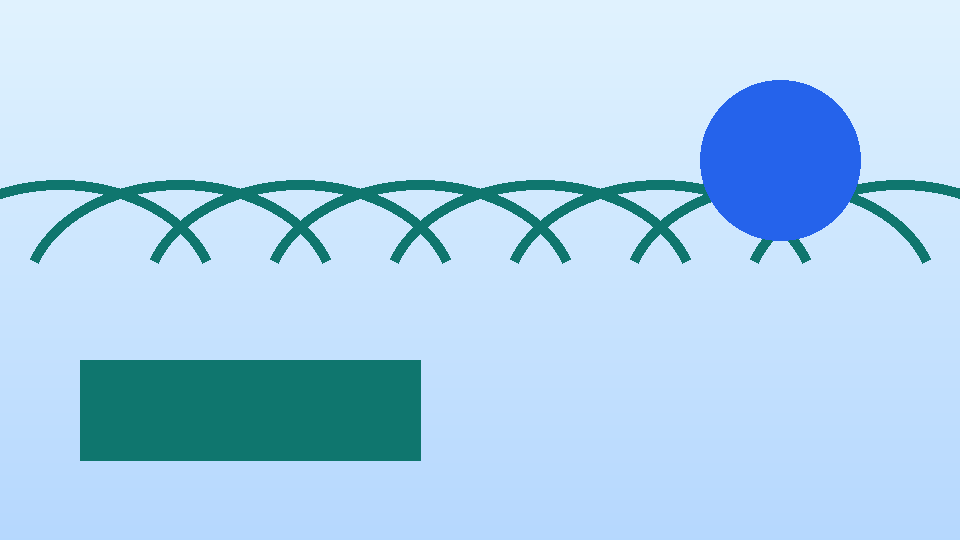
#> input picture Tools/Agent/V1/STP11-6-2026/universal-presentation-design/asset-example-image.png, 960 x 540 px
$ python -i tools-imagekit-plan.py   (imports and definitions only)
#> lines starting #> are read from the running program, lines starting #| are printed output that depends on the picture
#> further down, picture is the input picture: PIL image 960x540 RGB; mean R, G, B 176.8, 212.3, 238
"""imagekit plan: brief interpretation, prompt architecture, specs, composition,
art direction, style guides, reference analysis and palette development.

Every handler returns {"data": {...}, "outputs": [Path, ...], "warnings": [...]}.
Planning handlers write real structured artifacts (JSON + Markdown + SVG) and never
invent customer-facing copy: unknown values become explicit open questions.
"""

from __future__ import annotations

import json
import math
import re
from pathlib import Path

import imagekit_core as core

COLOR_NAMES = {
    "black": "#111111", "white": "#f7f7f5", "grey": "#8a8a8a", "gray": "#8a8a8a",
    "red": "#d64541", "orange": "#e08a3c", "yellow": "#e8c547", "green": "#4f8a4a",
    "teal": "#2f8f8a", "blue": "#3a6ea5", "navy": "#1f3d5c", "purple": "#6b4fa0",
    "pink": "#e08aa0", "brown": "#7a5236", "beige": "#d9c8a9", "cream": "#f4ede4",
    "gold": "#c9a34f", "silver": "#c3c8cc", "sand": "#e0c9a6", "terracotta": "#b5643f",
}

USE_HINTS = {
    "poster": "poster-a3", "billboard": "poster-a3", "flyer": "print-a4",
    "story": "social-story", "reel": "social-story", "tiktok": "social-story",
    "thumbnail": "web-thumb", "hero": "web-hero", "banner": "web-hero",
    "cover": "social-square", "album": "social-square", "podcast": "social-square",
    "instagram": "social-square", "social": "social-square", "linkedin": "social-landscape",
    "packaging": "packaging", "package": "packaging", "label": "packaging",
    "app icon": "app-icon", "icon": "app-icon", "favicon": "app-icon",
    "product": "product-listing", "listing": "product-listing", "marketplace": "product-listing",
    "presentation": "presentation", "slide": "presentation", "deck": "presentation",
    "print": "print-a4", "magazine": "print-a4", "brochure": "print-a4",
    "archive": "archive-master", "master": "archive-master",
}

STYLE_HINTS = [
    ("photographic", ["photo", "photograph", "photoreal", "realistic", "camera", "lifestyle shot", "studio shot"]),
    ("3d-render", ["3d", "render", "cgi", "octane", "blender"]),
    ("editorial-illustration", ["illustration", "illustrated", "editorial art", "vector art", "flat art"]),
    ("watercolour", ["watercolor", "watercolour", "aquarelle"]),
    ("ink-line", ["ink", "line drawing", "linework", "pen and ink"]),
    ("line-art", ["line art", "outline", "coloring page", "colouring page"]),
    ("concept-art", ["concept art", "production art", "matte painting"]),
    ("storybook", ["storybook", "children's book", "picture book"]),
    ("risograph", ["risograph", "riso print"]),
    ("woodcut", ["woodcut", "linocut", "block print"]),
    ("halftone", ["halftone", "newsprint", "screen print", "screenprint"]),
    ("charcoal", ["charcoal", "graphite", "pencil sketch", "sketch"]),
    ("gouache", ["gouache", "acrylic paint", "oil painting"]),
    ("collage", ["collage", "cut paper"]),
    ("pixel-art", ["pixel art", "8-bit", "16-bit", "sprite art"]),
    ("technical-vector", ["diagram", "schematic", "infographic", "chart", "blueprint", "technical drawing"]),
]

EXCLUDE_MARKERS = ("no ", "avoid", "without", "exclude", "not ", "don't ", "do not ", "free of ", "must not")
INCLUDE_MARKERS = ("must include", "must show", "include ", "featuring", "with the", "show the", "add ")


# --------------------------------------------------------------------------
# shared helpers
# --------------------------------------------------------------------------


def presets(cfg):
    return core.read_json(cfg.resource("render_presets_file", core.PRESETS_FILE), required=False) or {}


def prompt_presets(cfg):
    return core.read_json(core.SKILL_ROOT / "asset-prompt-presets.json", required=True)


def brief_template(cfg):
    return core.read_json(cfg.brief_template_path(), required=True)


# [48 lines left out: functions read_text_input, load_brief, normalize_brief, not called in this run]


def looks_like_path(value):
    return bool(re.match(r"^[\w./\\-]+\.(png|jpg|jpeg|webp|gif|bmp|tif|tiff)$", str(value), re.I))


# [415 lines left out: functions interpret_brief, default_acceptance, open_questions, op_brief, render_brief_md, nearest_color_name and 2 more, not called in this run]


# --------------------------------------------------------------------------
# 3. Prompt variants + concept exploration
# --------------------------------------------------------------------------


VARIANT_AXES = {
    "composition": ["centred", "diagonal", "negative-space", "layered-depth", "flat-lay", "isolation"],
    "lens": ["ultra-wide", "wide", "normal", "portrait", "telephoto", "macro"],
    "lighting": ["natural-daylight", "golden-hour", "studio-soft", "studio-low-key", "dramatic-side", "neon-night"],
    "palette": ["warm-neutral", "cool-corporate", "vivid-editorial", "earthy-organic", "monochrome", "nocturne"],
    "medium": ["photographic", "editorial-illustration", "watercolour", "ink-line", "concept-art", "3d-render"],
    "era": ["contemporary", "mid-century", "art-deco", "1980s", "near-future", "pre-industrial"],
    "emphasis": ["", "human presence added", "macro detail emphasis", "scale emphasised by foreground anchor",
                 "atmospheric haze and depth", "graphic reduction to three values"],
}

VARIANT_RATIONALE = {
    "composition": "changes where the viewer looks first and how the frame breathes",
    "lens": "changes perspective, compression and how much context survives",
    "lighting": "changes mood, material read and shadow behaviour",
    "palette": "changes emotional temperature and brand fit",
    "medium": "changes production logic from photographic to illustrative",
    "era": "changes period cues without touching the subject",
    "emphasis": "adds a narrative or scale cue without changing the brief",
}


# [159 lines left out: functions op_variants, concept_directions, op_spec, not called in this run]


# --------------------------------------------------------------------------
# 5. Composition planner
# --------------------------------------------------------------------------

THIRDS = [(1 / 3, 1 / 3), (2 / 3, 1 / 3), (1 / 3, 2 / 3), (2 / 3, 2 / 3)]
SAFE_ZONES = {
    "web-hero": {"type": "rect", "x": 0.08, "y": 0.18, "w": 0.36, "h": 0.5, "purpose": "headline block"},
    "social-square": {"type": "rect", "x": 0.08, "y": 0.08, "w": 0.84, "h": 0.84, "purpose": "safe margin"},
    "social-story": {"type": "rect", "x": 0.2, "y": 0.2, "w": 0.6, "h": 0.6, "purpose": "centre-safe text"},
    "poster-a3": {"type": "rect", "x": 0.1, "y": 0.06, "w": 0.8, "h": 0.2, "purpose": "title band"},
    "product-listing": {"type": "rect", "x": 0.075, "y": 0.075, "w": 0.85, "h": 0.85, "purpose": "product envelope"},
    "app-icon": {"type": "circle", "cx": 0.5, "cy": 0.5, "r": 0.36, "purpose": "legible glyph circle"},
    "presentation": {"type": "rect", "x": 0.06, "y": 0.1, "w": 0.45, "h": 0.8, "purpose": "slide type column"},
}


# [415 lines left out: functions op_composition, composition_svg, op_direction, op_styleguide, assign_palette_roles, imagery_rules and 5 more, not called in this run]


def gradient_share(img):
    """Share of pixels sitting in locally smooth areas (proxy for gradient-heavy art)."""
    from PIL import ImageFilter, ImageStat
    small = img.convert("L")
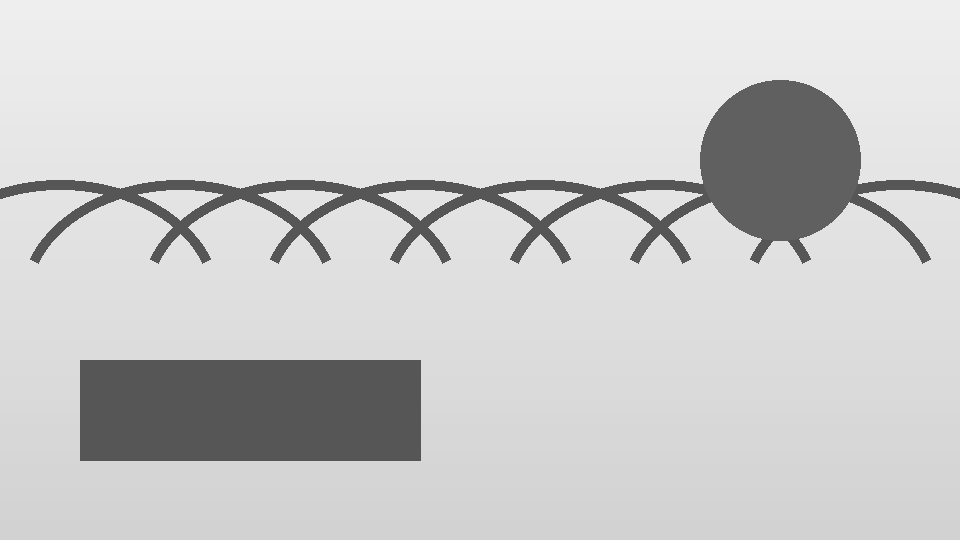
#> small: PIL image 960x540 L; min 86, max 238, mean 204.6
    small.thumbnail((256, 256))
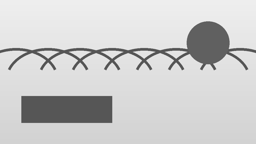
#> small: PIL image 256x144 L; min 78, max 240, mean 204.6
    edges = small.filter(ImageFilter.FIND_EDGES)
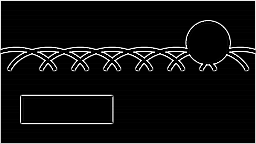
#> edges: PIL image 256x144 L; min 0, max 255, mean 15.6
    hist = edges.histogram()
#> hist = 256 values, max 27956 at index 0, min 0 at index 47, mean 144
    total = sum(hist) or 1
#> total = 36864
    return round(1 - (sum(hist[24:]) / total), 4)


# [108 lines left out: functions merge_palettes, build_transfer_params, rgb_to_cmyk_naive, op_palette, not called in this run]

>>> from PIL import Image
>>> picture = Image.open('../universal-presentation-design/asset-example-image.png')
>>> result = gradient_share(picture)
#> result = 0.921
